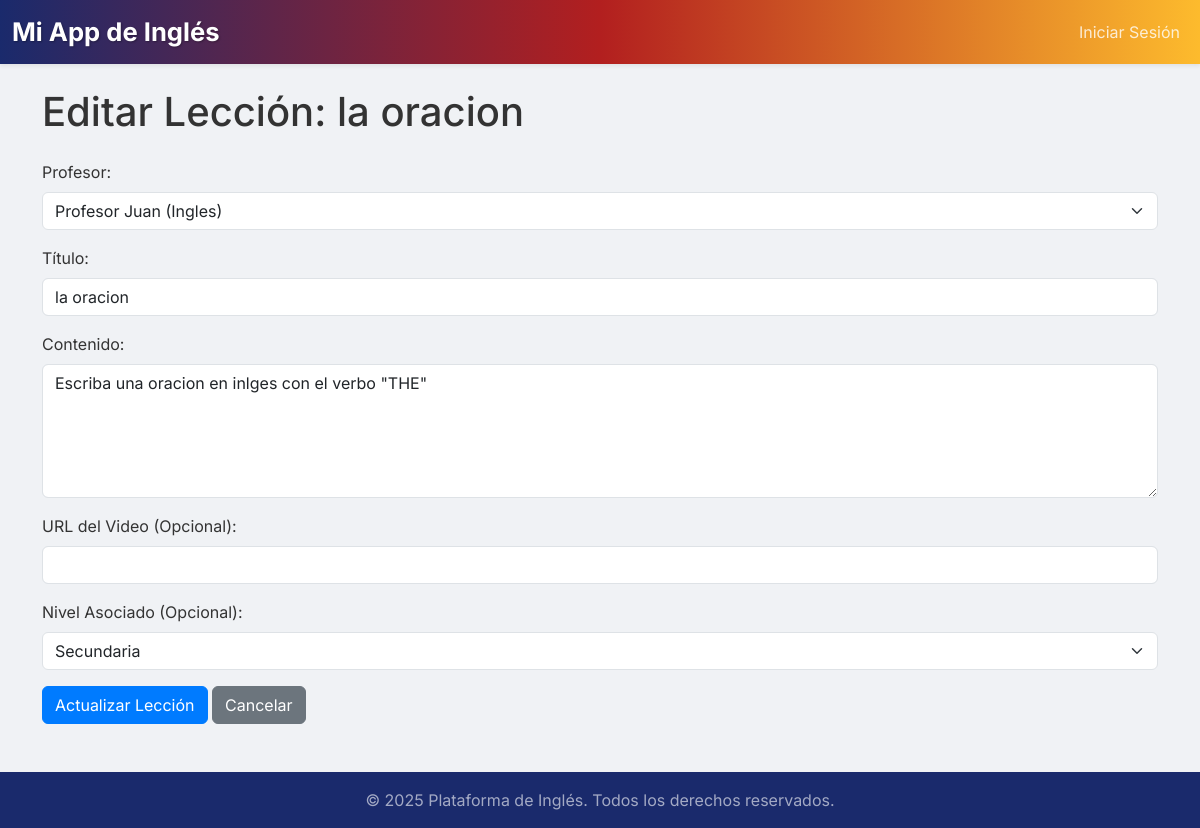
Page /editar_leccion_web/1 on the committed database.
### app.py (models this page shows, shortened)
class BaseModel(db.Model):
    __abstract__ = True # Indica que esta clase es abstracta y no se mapeará a una tabla
    @classmethod
    def get_all(cls):
        return cls.query.all()

class Leccion(BaseModel):
    __tablename__ = 'lecciones'
    id_leccion = db.Column(db.Integer, primary_key=True)
    id_profesor = db.Column(db.Integer, db.ForeignKey('profesores.id_profesor', ondelete='CASCADE'), nullable=False)
    titulo = db.Column(db.String(200), nullable=False)
    contenido = db.Column(db.Text, nullable=False)
    video = db.Column(db.String(255), nullable=True) # URL de video
    id_nivel = db.Column(db.Integer, db.ForeignKey('niveles.id_nivel', ondelete='SET NULL'), nullable=True)
    ejercicios = db.relationship('Ejercicio', backref='leccion', lazy=True, cascade="all, delete-orphan")

class Usuario(BaseModel):
    __tablename__ = 'usuarios'
    id_usuario = db.Column(db.Integer, primary_key=True)
    nombre = db.Column(db.String(100), nullable=False)
    email = db.Column(db.String(120), unique=True, nullable=False)
    contrasena_hash = db.Column(db.String(255), nullable=False)
    rol = db.Column(db.String(50), nullable=False) # 'admin', 'profesor', 'estudiante'
    fecha_registro = db.Column(db.DateTime, default=datetime.datetime.now)
    activo = db.Column(db.Boolean, default=True)
    estudiante_rel = db.relationship('Estudiante', backref='usuario', uselist=False, lazy=True, cascade="all, delete-orphan")
    profesor_rel = db.relationship('Profesor', backref='usuario', uselist=False, lazy=True, cascade="all, delete-orphan")

class Nivel(BaseModel):
    __tablename__ = 'niveles'
    id_nivel = db.Column(db.Integer, primary_key=True)
    niveles = db.Column(db.String(80), unique=True, nullable=False)
    estudiantes = db.relationship('Estudiante', backref='nivel_obj', lazy=True)
    profesores = db.relationship('Profesor', backref='nivel_obj', lazy=True)
    lecciones = db.relationship('Leccion', backref='nivel_obj', lazy=True) # Si las lecciones tienen un nivel específico

### app.py (the view, shortened to what this page needs)
@app.route('/editar_leccion_web/<int:id_leccion>', methods=['GET', 'POST'])
def editar_leccion_web(id_leccion):
    leccion = Leccion.query.get_or_404(id_leccion)
    profesores_disponibles = Profesor.get_all()
    niveles_disponibles = Nivel.get_all()
    return render_template('editar_leccion.html', leccion=leccion, profesores_disponibles=profesores_disponibles, niveles_disponibles=niveles_disponibles)

### templates/editar_leccion.html (shortened to what this page needs)
{% extends "base.html" %}
{% block content %}
    <h1 class="mb-4">Editar Lección: {{ leccion.titulo }}</h1>
    <form method="POST" action="{{ url_for('editar_leccion_web', id_leccion=leccion.id_leccion) }}">
        <div class="mb-3">
            <label for="id_profesor" class="form-label">Profesor:</label>
            <select class="form-select" id="id_profesor" name="id_profesor" required>
                {% for profesor in profesores_disponibles %}
                    <option value="{{ profesor.id_profesor }}" {% if profesor.id_profesor == leccion.id_profesor %}selected{% endif %}>
                        {{ profesor.usuario.nombre if profesor.usuario else 'Profesor sin nombre' }} ({{ profesor.asignatura }})
                    </option>
                {% endfor %}
            </select>
        </div>
        <div class="mb-3">
            <label for="titulo" class="form-label">Título:</label>
            <input type="text" class="form-control" id="titulo" name="titulo" value="{{ leccion.titulo }}" required>
        </div>
        <div class="mb-3">
            <label for="contenido" class="form-label">Contenido:</label>
            <textarea class="form-control" id="contenido" name="contenido" rows="5" required>{{ leccion.contenido }}</textarea>
        </div>
        <div class="mb-3">
            <label for="video" class="form-label">URL del Video (Opcional):</label>
            <input type="url" class="form-control" id="video" name="video" value="{{ leccion.video if leccion.video else '' }}">
        </div>
        <div class="mb-3">
            <label for="id_nivel" class="form-label">Nivel Asociado (Opcional):</label>
            <select class="form-select" id="id_nivel" name="id_nivel">
                {% for nivel in niveles_disponibles %}
                    <option value="{{ nivel.id_nivel }}" {% if nivel.id_nivel == leccion.id_nivel %}selected{% endif %}>
                        {{ nivel.niveles }}
                    </option>
                {% endfor %}
            </select>
        </div>
        <button type="submit" class="btn btn-primary">Actualizar Lección</button>
        <a href="{{ url_for('lecciones_web') }}" class="btn btn-secondary">Cancelar</a>
    </form>
{% endblock %}

### static/css/style.css (style rules this page uses)
body { font-family: 'Inter', sans-serif; background-color: #f0f2f5; color: #333; min-height: 100vh; display: flex; flex-direction: column; }
.btn-primary { background-color: #007bff; border-color: #007bff; transition: background-color 0.3s ease, transform 0.2s ease; }
.btn-secondary { background-color: #6c757d; border-color: #6c757d; }

### rows in the picture
Leccion: titulo "la oracion", id_profesor "Profesor Juan (Ingles)", contenido "Escriba una oracion en inlges con el verbo \"THE\"", id_nivel "Secundaria"
